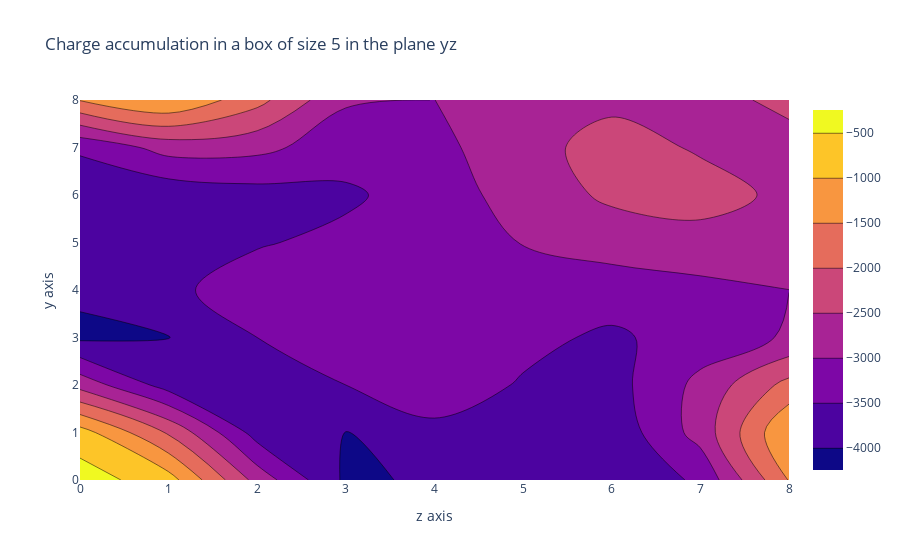

The cell this chart's notebook holds for it:
### Code cell
layout_prim = dict(title = 'Charge accumulation in a box of size '+str(2*radius+1)+' in the plane yz',
              xaxis= dict(title= 'z axis',ticklen= 5,zeroline= False),
              yaxis= dict(title= 'y axis',ticklen= 5,zeroline= False),
             )
fig = go.Figure(data = go.Contour(z = np.real(charge_evol_prim[0, :, :])), layout = layout_prim)
fig.show()

### Figure 1 — Plotly figure (JSON) as saved in the notebook; plotly's stock layout.template omitted (floating-point values rounded to 4 significant figures)
{"data": [{"type": "contour", "z": [[-262.2, -777.6, -2683.0, -4096.0, -3919.0, -3691.0, -3925.0, -3410.0, -1474.0], [-777.6, -2062.0, -3719.0, -4009.0, -3605.0, -3680.0, -3858.0, -2804.0, -1002.0], [-2683.0, -3719.0, -3984.0, -3500.0, -3258.0, -3541.0, -3694.0, -2863.0, -1835.0], [-4096.0, -4009.0, -3500.0, -3073.0, -3046.0, -3383.0, -3579.0, -3283.0, -2944.0], [-3919.0, -3605.0, -3258.0, -3046.0, -3055.0, -3208.0, -3271.0, -3160.0, -3003.0], [-3691.0, -3680.0, -3541.0, -3383.0, -3208.0, -2986.0, -2769.0, -2624.0, -2590.0], [-3925.0, -3858.0, -3694.0, -3579.0, -3271.0, -2769.0, -2413.0, -2366.0, -2576.0], [-3410.0, -2804.0, -2863.0, -3283.0, -3160.0, -2624.0, -2366.0, -2536.0, -2768.0], [-1474.0, -1002.0, -1835.0, -2944.0, -3003.0, -2590.0, -2576.0, -2768.0, -2314.0]]}], "layout": {"title": {"text": "Charge accumulation in a box of size 5 in the plane yz"}, "xaxis": {"ticklen": 5, "title": {"text": "z axis"}, "zeroline": false}, "yaxis": {"ticklen": 5, "title": {"text": "y axis"}, "zeroline": false}}}
